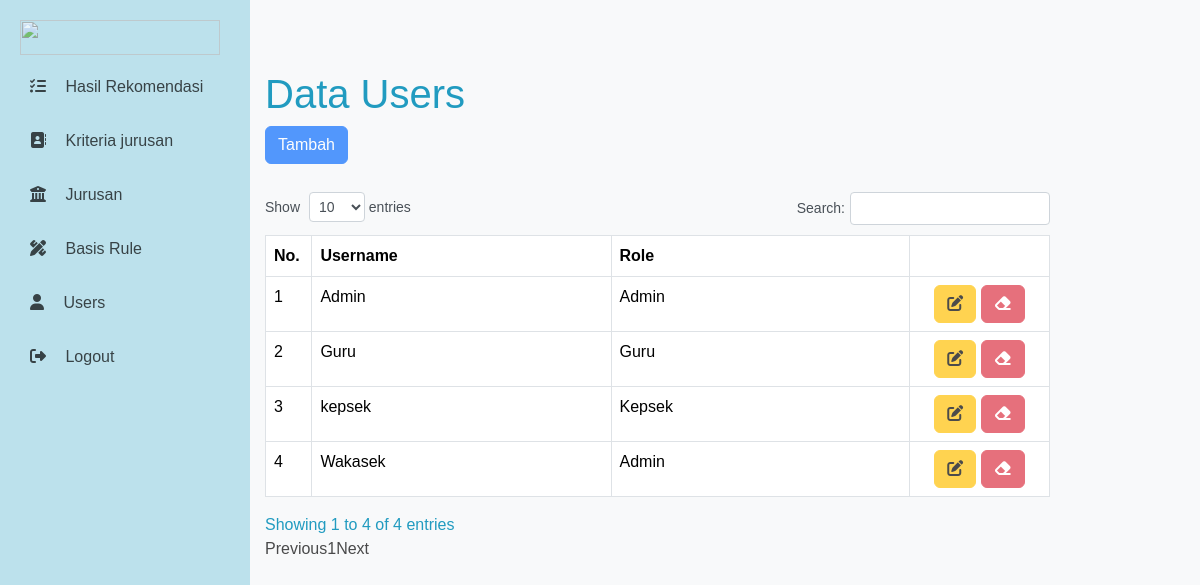
Page /dashboard.php?page=users (signed in) on the committed database.
### tables this page shows
CREATE TABLE `users` (
  `id_user` int(11) NOT NULL,
  `username` varchar(20) NOT NULL,
  `password` varchar(255) NOT NULL,
  `role` varchar(10) NOT NULL
);

### view-users.php (the view, shortened to what this page needs)
<div class="text-primer">
            <h2 class="display-6">Data Users</h2>
        <a class="btn btn-primary mb-2" href="?page=users&action=tambah">Tambah</a>
        <table class="table table-bordered" id="myTable">
            <thead>
            <tr>
                <th width="50px">No.</th>
                <th width="300px">Username</th>
                <th width="300px">Role</th>
                <th width="150px"></th>
            </tr>
            </thead>
        <tbody>
    <?php
        $no=1;
        $sql = "SELECT*FROM users ORDER BY username ASC";
        $result = $conn->query($sql);
        while($row = $result->fetch_assoc()) {
    ?>
        <tr>
            <td><?php echo $no++; ?></td>
            <td><?php echo $row['username']; ?></td>
            <td><?php echo $row['role']; ?></td>
            <td align="center">
                <a class="btn btn-warning" href="?page=users&action=update&id_user=<?php echo $row['id_user']; ?>">
                    <i class="fas fa-edit"></i>
                </a>
                <a onclick="return confirm('Yakin menghapus data ini ?')" class="btn btn-danger" href="?page=users&action=hapus&id_user=<?php echo $row['id_user']; ?>">
                    <i class="fas fa-eraser"></i>
                </a>
            </td>
        </tr>
    <?php
        }
    ?>
   </tbody>
</table>
</div>
</div>

### dashboard.css (style rules this page uses)
body { margin: 0; font-family: Arial, sans-serif; background-color: #f8f9fa; color: #219BC0; display: flex; height: 100vh; }
a { color: #000000; opacity: 70%; text-decoration: none; }

### rows in the picture
users: username "Admin", role "Admin"
users: username "Guru", role "Guru"
users: username "kepsek", role "Kepsek"
users: username "Wakasek", role "Admin"
